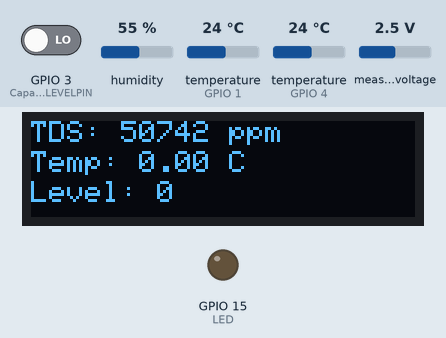
Simulated run of this program. Board: ESP32-S2. Parts: 128×32 one-colour display, output pins drawn as LEDs (lit = HIGH). The inputs (shaded band) are chosen by the test bench; at power-on: temperature (sensors on GPIO 4, GPIO 1) 24 °C, measured voltage 2.5 V, GPIO 3 (CapacitiveLEVELPIN) LOW, humidity 55 %. WiFi joins after 1.5 s; servers stay silent unless stated; no MQTT or app messages arrive unless stated; what the program prints to the serial monitor is not drawn.

Above: at 15.8 s.
15.9 s: temperature (sensor on GPIO 4) set to 12 °C
At 17.7 s:
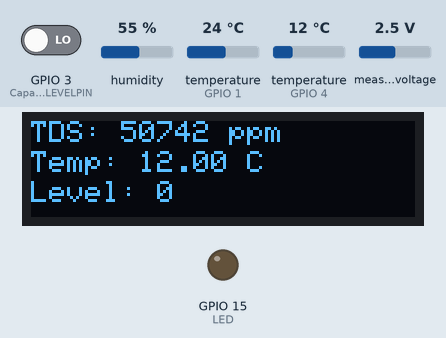
18.2 s: measured voltage set to 0.1 V
At 23.0 s:
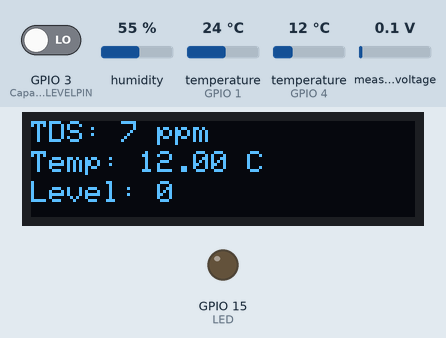
23.3 s: GPIO 3 (CapacitiveLEVELPIN) driven HIGH
At 24.7 s:
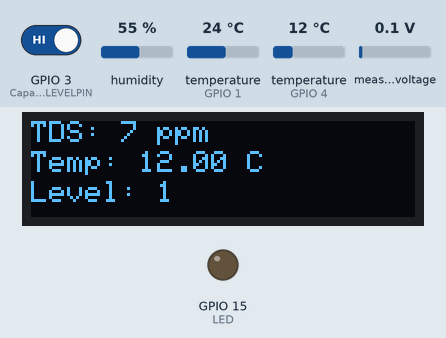
25.3 s: temperature (sensor on GPIO 4) set to 19 °C
At 26.3 s:
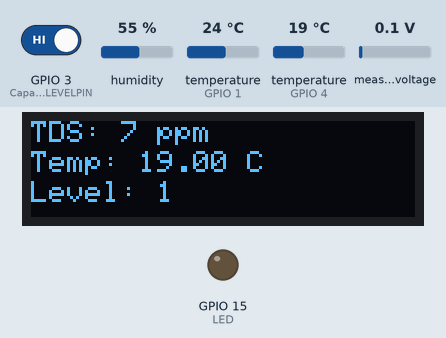
27.3 s: measured voltage set to 1.2 V
At 32.0 s:
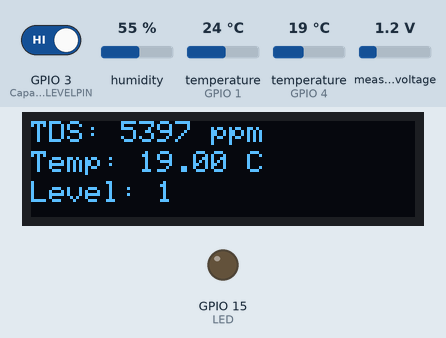
32.4 s: GPIO 3 (CapacitiveLEVELPIN) driven LOW
At 33.5 s:
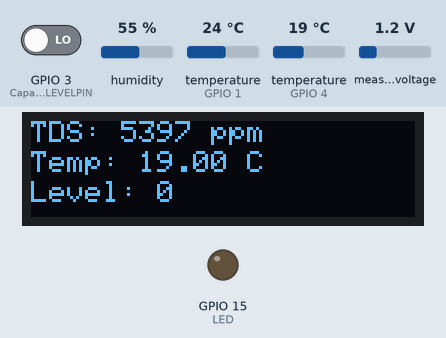
Timing chart, 0 to 35.4 s (numbered marks = the images above; inputs shaded):
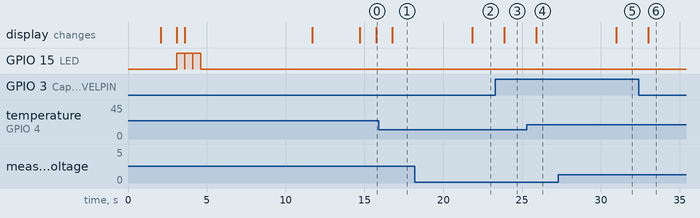

The program:

main.cpp
```cpp
#include <Arduino.h>

#include <WiFi.h>
#include <PubSubClient.h>

// *********************************************************************************************************;
#include <Adafruit_GFX.h>
#include <Adafruit_SSD1306.h>

#include <OneWire.h>
#include <DallasTemperature.h>
#include <DHT.h>
#include <DHT_U.h>
#include <Adafruit_Sensor.h>
#include <Adafruit_ADS1X15.h>

Adafruit_ADS1115 ads; /* Use this for the 16-bit version */

#define TdsSensorPin 2
#define VREF 3.3          // analog reference voltage(Volt) of the ADC
#define SCOUNT 30         // sum of sample point
int analogBuffer[SCOUNT]; // store the analog value in the array, read from ADC
int analogBufferTemp[SCOUNT];
int analogBufferIndex = 0, copyIndex = 0;
float averageVoltage = 0, tdsValue = 0, temperature = 25;

// *********************************************************************************************************;
int getMedianNum(int bArray[], int iFilterLen);
void loop2(void *parameter);
bool checkBound(float newValue, float prevValue, float maxDiff);

//*********************************************** OLED ***********************************************************
#define SCREEN_WIDTH 128 // OLED display width, in pixels
#define SCREEN_HEIGHT 32 // OLED display height, in pixels
// Declaration for an SSD1306 display connected to I2C (SDA, SCL pins)
Adafruit_SSD1306 display(SCREEN_WIDTH, SCREEN_HEIGHT, &Wire, -1);

//*********************************************** Wifi and MQTT ***********************************************************
// WiFi
// const char *ssid = "DIGIFIBRA-cF5T";
// const char *password = "P92sKt3FGfsy";

const char *ssid = "Armadillo";
const char *password = "armadillolan";

// MQTT Broker
const char *mqtt_broker = "192.168.1.43";
const char *topic = "casa/aquarium";
const char *topicLevel = "casa/aquarium/level";
const char *topicTemp = "casa/aquarium/temp";
const char *topicTds = "casa/aquarium/tds";
const char *topicHum = "casa/aquarium/hum";

const char *mqtt_username = "root";
const char *mqtt_password = "orangepi.hass";
const int mqtt_port = 1883;

String client_id = "aquarium-";

WiFiClient espClient;
PubSubClient client(espClient);

void callback(char *topic, byte *payload, unsigned int length);
void reconnect();
void displayMQTTerror(int mqtterror);

//* *********************************************** Sensors ***********************************************************

#define CapacitiveLEVELPIN 3

// define led on pin 15
#define LED 15

#define DHTPIN 1
#define DHTTYPE DHT11
// Inicializamos el sensor DHT11
DHT dht(DHTPIN, DHTTYPE);

// *********************************************************************************************************;
// DS18B20 sensor
// GPIO where the DS18B20 is connected to
const int oneWireBus = 4;
// Setup a oneWire instance to communicate with any OneWire devices
OneWire oneWire(oneWireBus);
// Pass our oneWire reference to Dallas Temperature sensor
DallasTemperature sensors(&oneWire);

// int adc_vref_to_gpio(11);
//  variables

float temperatureC = 0;
float temperatureF = 0;
float humidity = 0;
float heatIndexC = 0;
float heatIndexF = 0;
float heatIndex = 0;

int correction = 0;

bool stateScreen = 0;
float tdsValueCorrected = 0;
int level = 0;

float h = 0;
// Leemos la temperatura en grados centígrados (por defecto)
float t = 0;
// create a variable to use checkBound function
float prevTemp = 0;
float prevHum = 0;
float prevHeatIndex = 0;
float prevTds = 0;
float prevLevel = 0;
float prevTempBox = 0;
float prevHumBox = 0;

void setup()
{
  Serial.begin(115200);
  pinMode(TdsSensorPin, INPUT);
  pinMode(LED, OUTPUT);
  digitalWrite(LED, LOW);
  pinMode(CapacitiveLEVELPIN, INPUT);

  // ADS
  //  Descomentar el que interese
  //  ads.setGain(GAIN_TWOTHIRDS);  +/- 6.144V  1 bit = 0.1875mV (default)
  //  ads.setGain(GAIN_ONE);        +/- 4.096V  1 bit = 0.125mV
  //  ads.setGain(GAIN_TWO);        +/- 2.048V  1 bit = 0.0625mV
  //  ads.setGain(GAIN_FOUR);       +/- 1.024V  1 bit = 0.03125mV
  //  ads.setGain(GAIN_EIGHT);      +/- 0.512V  1 bit = 0.015625mV
  //  ads.setGain(GAIN_SIXTEEN);    +/- 0.256V  1 bit = 0.0078125mV
  ads.begin();
  // Comenzamos el sensor DHT
  dht.begin();
  Serial.println("Iniciando...");
  // Connecting to a WiFi network
  if (!display.begin(SSD1306_SWITCHCAPVCC, 0x3C))
  { // Address 0x3D for 128x64
    Serial.println(F("SSD1306 allocation failed"));
    for (;;)
      ;
  }
  // Start the DS18B20 sensor
  sensors.begin();

  // Start the OLED display
  display.clearDisplay();
  display.setTextSize(2);
  display.setTextColor(SSD1306_WHITE);
  display.setCursor(15, 10);
  display.println("Aquarium");
  display.display();
  delay(2000);
  display.clearDisplay();
  display.setTextSize(2);
  display.setTextColor(SSD1306_WHITE);
  display.setCursor(15, 10);
  display.println("V0.0.1");
  display.display();
  delay(1000);
  // Start the OLED display
  display.clearDisplay();
  display.setTextSize(1);
  display.setTextColor(SSD1306_WHITE);
  display.setCursor(0, 0);
  display.println("Iniciando...");
  display.display();
  // // WiFi
  // // WiFi.mode(WIFI_STA); // Optional
  WiFi.begin(ssid, password);
  // WiFi.setTxPower(WIFI_POWER_8_5dBm);
  Serial.println("\nConnecting");
  WiFi.begin(ssid, password);
  while (WiFi.status() != WL_CONNECTED)
  {
    digitalWrite(LED, HIGH);
    delay(500);
    Serial.println("Connecting to WiFi..");
    // show in display oled
    digitalWrite(LED, LOW);
    display.setCursor(0, 20);
    display.println("Connecting to WiFi..");
    display.display();
  }

  Serial.println("Connected to the Wi-Fi network");
  // print the local IP address to serial monitor
  Serial.print("IP Address: ");
  Serial.println(WiFi.localIP());
  // print mac address
  Serial.print("MAC address: ");
  Serial.println(WiFi.macAddress());
  delay(5000);

  client.setKeepAlive(20860);
  client.setServer(mqtt_broker, mqtt_port);
  client.setCallback(callback);

  client_id = client_id + String(WiFi.macAddress());

  while (!client.connected())
  {
    Serial.printf("The client %s connects to the public MQTT broker\n", client_id.c_str());
    Serial.println();
    if (client.connect(client_id.c_str(), mqtt_username, mqtt_password))
    {
      Serial.println("Conectado a Casa MQTT Broker!");
    }
    else
    {
      Serial.print("failed with state ");
      Serial.println(client.state());
      Serial.println("Trying again in 5 seconds");
    }
    delay(2000);
  }

  display.clearDisplay();
  display.setCursor(0, 0);
  display.println("WiFi: " + WiFi.localIP().toString());
  display.setCursor(0, 20);
  display.println("MQTT: " + String(mqtt_broker));
  display.display();
  // Publish and subscribe
  client.publish(topic, "Hi, I'm AQUARIUM ^^");
  delay(3000);
  stateScreen = HIGH;

  xTaskCreatePinnedToCore(
      loop2,  /* Function to implement the task */
      "loop", /* Name of the task */
      1000,   /* Stack size in words */
      NULL,   /* Task input parameter */
      0,      /* Priority of the task */
      NULL,   /* Task handle. */
      1);
}
void loop2(void *parameter)
{
  while (true)
  {
    client.loop();
    if (stateScreen == HIGH)
    {

      display.clearDisplay();
      display.setTextSize(1);
      display.setTextColor(SSD1306_WHITE);
      display.setCursor(0, 0);
      display.println("TDS: " + String((tdsValue / 100), 0) + " ppm"); // 1015 correction
      display.setCursor(0, 10);
      display.println("Temp: " + String(temperatureC) + " C");
      display.setCursor(0, 20);
      display.println("Level: " + String(level));
      display.display();
      delay(1000);
    }
  }
}
void loop()
{
  int16_t adc0;
  adc0 = ads.readADC_SingleEnded(0);

  static unsigned long analogSampleTimepoint = millis();

  if (millis() - analogSampleTimepoint > 40U) // every 40 milliseconds,read the analog value from the ADC
  {
    analogSampleTimepoint = millis();
    analogBuffer[analogBufferIndex] = adc0; // read the analog value and store into the buffer
    analogBufferIndex++;
    if (analogBufferIndex == SCOUNT)
      analogBufferIndex = 0;
  }
  static unsigned long printTimepoint = millis();
  if (millis() - printTimepoint > 800U)
  {
    printTimepoint = millis();
    for (copyIndex = 0; copyIndex < SCOUNT; copyIndex++)
      analogBufferTemp[copyIndex] = analogBuffer[copyIndex];
    averageVoltage = getMedianNum(analogBufferTemp, SCOUNT) * (float)VREF / 1024.0;                                                                                                                   // read the analog value more stable by the median filtering algorithm, and convert to voltage value
    float compensationCoefficient = 1.0 + 0.02 * (temperature - 25.0);                                                                                                                                // temperature compensation formula: fFinalResult(25^C) = fFinalResult(current)/(1.0+0.02*(fTP-25.0));
    float compensationVolatge = averageVoltage / compensationCoefficient;                                                                                                                             // temperature compensation
    tdsValue = (((133.42 * compensationVolatge * compensationVolatge * compensationVolatge - 255.86 * compensationVolatge * compensationVolatge + 857.39 * compensationVolatge) * 0.5) - correction); // convert voltage value to tds value
                                                                                                                                                                                                      // Serial.print("voltage:");
                                                                                                                                                                                                      // Serial.print(averageVoltage,2);
                                                                                                                                                                                                      // Serial.print("V ");
    // if (tdsValue < 0)
    // {
    //   tdsValue = 0;
    // }

    Serial.println("***********************************");
    Serial.print("TDS Value:");
    Serial.print(tdsValue / 100, 0);
    Serial.println("ppm");
  }

  static unsigned long sondaTimepoint = millis();
  if (millis() - sondaTimepoint > 1000)
  {
    sondaTimepoint = millis();
    // Leemos la humedad relativa
    h = dht.readHumidity();
    // Leemos la temperatura en grados centígrados (por defecto)
    t = dht.readTemperature();
    // Leemos la temperatura en grados Fahrenheit
    float f = dht.readTemperature(true);

    // Comprobamos si ha habido algún error en la lectura
    if (isnan(h) || isnan(t) || isnan(f))
    {
      Serial.println("Error obteniendo los datos del sensor DHT11");
      return;
    }

    sensors.requestTemperatures();
    temperatureC = sensors.getTempCByIndex(0);
    temperatureF = sensors.getTempFByIndex(0);

    Serial.print("Temperatura del Acuario: ");
    Serial.print(temperatureC);
    Serial.println("ºC");
    // Calcular el índice de calor en Fahrenheit
    float hif = dht.computeHeatIndex(f, h);
    // Calcular el índice de calor en grados centígrados
    float hic = dht.computeHeatIndex(t, h, false);

    Serial.print("Temperatura de la Caja: ");
    Serial.print(t);
    Serial.println(" ºC ");
    Serial.print("Humedad de la Caja: ");
    Serial.print(h);
    Serial.println(" %");
    Serial.print("Indice de Calor: ");
    Serial.print(hic);
    Serial.println(" ºC ");
    Serial.println("***********************************");

    // read capacitive level
    level = digitalRead(CapacitiveLEVELPIN);
    Serial.print("Capacitive Level: ");
    Serial.println(level);
  }

  static unsigned long dataPublishSampleTimepoint = millis();
  if (millis() - dataPublishSampleTimepoint > 5000)
  {
    dataPublishSampleTimepoint = millis();

    // Using checkBound function to check the data
    if (checkBound(temperatureC, prevTemp, 0.5))
    {
      prevTemp = temperatureC;
      client.publish(topicTemp, String(temperatureC).c_str());
    }
    if (checkBound(tdsValue, prevTds, 1))
    {
      prevTds = tdsValue;
      client.publish(topicTds, String((int)(tdsValue / 100)).c_str());
    }
    if (checkBound(level, prevLevel, 0.1))
    {
      prevLevel = level;
      client.publish(topicLevel, String(level).c_str());
    }
    // send box temperature and humidity
    if (checkBound(t, prevTempBox, 0.1))
    {
      if (t < 40)
      {
        prevTempBox = t;
        client.publish("casa/aquarium/box/temp", String((int)(t)).c_str());
      }
    }
    if (checkBound(h, prevHumBox, 0.1))
    {
      if (h < 100 && h > 0)
      {
        prevHumBox = h;
        client.publish("casa/aquarium/box/hum", String((int)(h)).c_str());
      }
    }
  }
}
int getMedianNum(int bArray[], int iFilterLen)
{
  int bTab[iFilterLen];
  for (byte i = 0; i < iFilterLen; i++)
    bTab[i] = bArray[i];
  int i, j, bTemp;
  for (j = 0; j < iFilterLen - 1; j++)
  {
    for (i = 0; i < iFilterLen - j - 1; i++)
    {
      if (bTab[i] > bTab[i + 1])
      {
        bTemp = bTab[i];
        bTab[i] = bTab[i + 1];
        bTab[i + 1] = bTemp;
      }
    }
  }
  if ((iFilterLen & 1) > 0)
    bTemp = bTab[(iFilterLen - 1) / 2];
  else
    bTemp = (bTab[iFilterLen / 2] + bTab[iFilterLen / 2 - 1]) / 2;
  return bTemp;
}
bool checkBound(float newValue, float prevValue, float maxDiff)
{
  return !isnan(newValue) && (newValue < prevValue - maxDiff || newValue > prevValue + maxDiff);
}
void callback(char *topic, byte *payload, unsigned int length)
{
  Serial.print("Message arrived in topic: ");
  Serial.println(topic);
  Serial.print("Message:");
  for (int i = 0; i < length; i++)
  {
    Serial.print((char)payload[i]);
  }
  Serial.println();
  Serial.println("-----------------------");
}
void displayMQTTerror(int mqtterror)
{
  display.clearDisplay();
  display.setCursor(0, 5);
  display.println("MQTT: ");
  display.setCursor(0, 20);
  display.println("Error: " + String(mqtterror));
  display.setCursor(0, 30);
  display.println("Reintentando...");
  display.display();
  delay(2000);
}
```

Measured:
- after the input at 15.9 s, the display: changes after 0.85 s (image 1)
- after the input at 18.2 s, the display: changes after 3.6 s (image 2)
- after the input at 23.3 s, the display: changes after 0.56 s (image 3)
- after the input at 25.3 s, the display: changes after 0.60 s (image 4)
- after the input at 27.3 s, the display: changes after 3.7 s (image 5)
- after the input at 32.4 s, the display: changes after 0.62 s (image 6)
